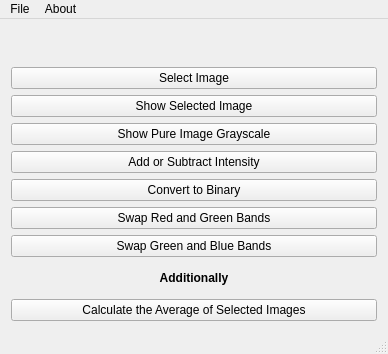
<?xml version="1.0" encoding="UTF-8"?>
<ui version="4.0">
 <class>MainWindow</class>
 <widget class="QMainWindow" name="MainWindow">
  <property name="geometry">
   <rect>
    <x>0</x>
    <y>0</y>
    <width>388</width>
    <height>354</height>
   </rect>
  </property>
  <property name="windowTitle">
   <string>Main Window</string>
  </property>
  <widget class="QWidget" name="centralWidget">
   <layout class="QVBoxLayout" name="verticalLayout">
    <item>
     <layout class="QHBoxLayout" name="horizontalLayout">
      <item>
       <widget class="QLabel" name="heigth_of_image_label">
        <property name="text">
         <string/>
        </property>
       </widget>
      </item>
      <item>
       <widget class="QLabel" name="width_of_image_label">
        <property name="text">
         <string/>
        </property>
       </widget>
      </item>
     </layout>
    </item>
    <item>
     <layout class="QVBoxLayout" name="verticalLayout_2">
      <item>
       <widget class="QPushButton" name="select_image_button">
        <property name="text">
         <string>Select Image</string>
        </property>
       </widget>
      </item>
      <item>
       <widget class="QPushButton" name="show_current_image_button">
        <property name="text">
         <string>Show Selected Image</string>
        </property>
       </widget>
      </item>
      <item>
       <widget class="QPushButton" name="show_grayscale_button">
        <property name="text">
         <string>Show Pure Image Grayscale</string>
        </property>
       </widget>
      </item>
      <item>
       <widget class="QPushButton" name="add_or_subtract_intensity_button">
        <property name="text">
         <string>Add or Subtract Intensity</string>
        </property>
       </widget>
      </item>
      <item>
       <widget class="QPushButton" name="convert_to_binary_button">
        <property name="text">
         <string>Convert to Binary</string>
        </property>
       </widget>
      </item>
      <item>
       <widget class="QPushButton" name="swap_red_and_green_bands_button">
        <property name="text">
         <string>Swap Red and Green Bands</string>
        </property>
       </widget>
      </item>
      <item>
       <widget class="QPushButton" name="swap_green_and_blue_bands_button">
        <property name="text">
         <string>Swap Green and Blue Bands</string>
        </property>
       </widget>
      </item>
     </layout>
    </item>
    <item>
     <widget class="QLabel" name="label">
      <property name="text">
       <string>&lt;html&gt;&lt;head/&gt;&lt;body&gt;&lt;p align=&quot;center&quot;&gt;&lt;span style=&quot; font-weight:600;&quot;&gt;Additionally&lt;/span&gt;&lt;/p&gt;&lt;/body&gt;&lt;/html&gt;</string>
      </property>
     </widget>
    </item>
    <item>
     <widget class="QPushButton" name="calculate_average_button">
      <property name="text">
       <string>Calculate the Average of Selected Images</string>
      </property>
     </widget>
    </item>
   </layout>
  </widget>
  <widget class="QMenuBar" name="menuBar">
   <property name="geometry">
    <rect>
     <x>0</x>
     <y>0</y>
     <width>388</width>
     <height>22</height>
    </rect>
   </property>
   <widget class="QMenu" name="menuAbout">
    <property name="title">
     <string>About</string>
    </property>
    <addaction name="actionInfo"/>
   </widget>
   <widget class="QMenu" name="menuFile">
    <property name="title">
     <string>File</string>
    </property>
    <addaction name="actionExit"/>
   </widget>
   <addaction name="menuFile"/>
   <addaction name="menuAbout"/>
  </widget>
  <widget class="QStatusBar" name="statusBar"/>
  <action name="actionInfo">
   <property name="text">
    <string>Info</string>
   </property>
   <property name="shortcut">
    <string>F1</string>
   </property>
  </action>
  <action name="actionExit">
   <property name="text">
    <string>Exit</string>
   </property>
   <property name="shortcut">
    <string>Ctrl+Q</string>
   </property>
  </action>
 </widget>
 <layoutdefault spacing="6" margin="11"/>
 <resources/>
 <connections/>
</ui>
